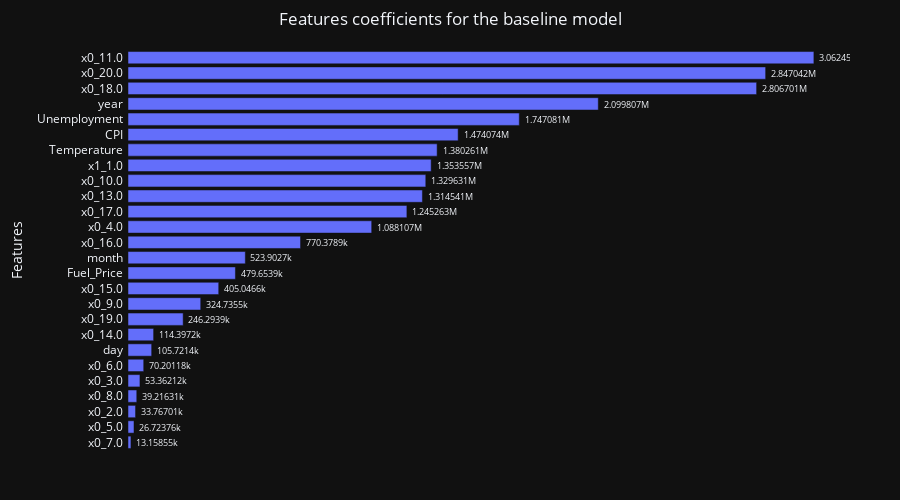

Source (notebook cell):
### Code cell
# display feature coefficients for the baseline model
fig = px.bar(df_coef.sort_values(by=['Coefficients'], ascending=True), y= 'features', x = "Coefficients",
                   title = 'Features coefficients for the baseline model',
                   text_auto=True,
                   height= 500
                  )
fig.update_traces(textposition = 'outside', textfont_size = 15)                 
fig.update_layout(title_x = 0.5,
                  margin=dict(l=50,r=50,b=50,t=50,pad=4),
                  yaxis_title = 'Features',
                  xaxis = {'visible': False}, 
                  template = 'plotly_dark'
                  )                  
fig.show()

### Figure 1 — Plotly figure (JSON) as saved in the notebook; plotly's stock layout.template omitted (floating-point values rounded to 4 significant figures)
{"data": [{"alignmentgroup": "True", "hovertemplate": "Coefficients=%{x}<br>features=%{y}<extra></extra>", "legendgroup": "", "marker": {"color": "#636efa", "pattern": {"shape": ""}}, "name": "", "offsetgroup": "", "orientation": "h", "showlegend": false, "textfont": {"size": 15}, "textposition": "outside", "texttemplate": "%{x}", "type": "bar", "x": [13160.0, 26720.0, 33770.0, 39220.0, 53360.0, 70200.0, 105700.0, 114400.0, 246300.0, 324700.0, 405000.0, 479700.0, 523900.0, 770400.0, 1088000.0, 1245000.0, 1315000.0, 1330000.0, 1354000.0, 1380000.0, 1474000.0, 1747000.0, 2100000.0, 2807000.0, 2847000.0, 3062000.0], "xaxis": "x", "y": ["x0_7.0", "x0_5.0", "x0_2.0", "x0_8.0", "x0_3.0", "x0_6.0", "day", "x0_14.0", "x0_19.0", "x0_9.0", "x0_15.0", "Fuel_Price", "month", "x0_16.0", "x0_4.0", "x0_17.0", "x0_13.0", "x0_10.0", "x1_1.0", "Temperature", "CPI", "Unemployment", "year", "x0_18.0", "x0_20.0", "x0_11.0"], "yaxis": "y"}], "layout": {"barmode": "relative", "height": 500, "legend": {"tracegroupgap": 0}, "margin": {"b": 50, "l": 50, "pad": 4, "r": 50, "t": 50}, "title": {"text": "Features coefficients for the baseline model", "x": 0.5}, "xaxis": {"anchor": "y", "domain": [0, 1], "title": {"text": "Coefficients"}, "visible": false}, "yaxis": {"anchor": "x", "domain": [0, 1], "title": {"text": "Features"}}}}
